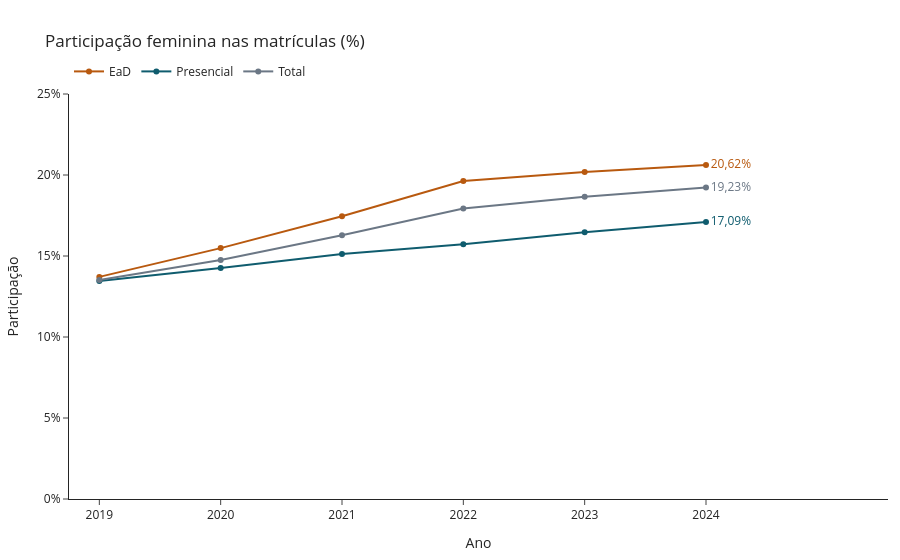

The cell this chart's notebook holds for it:
### Markdown cell above
## 4. RQ3 — Participação feminina por modalidade

### Code cell
r3 = analysis.rq3(df); display(r3.round(2))
viz.plotly_rq3(r3, SINT).show()

### Figure 1 — Plotly figure (JSON) as saved in the notebook; plotly's stock layout.template omitted (floating-point values rounded to 4 significant figures)
{"data": [{"hovertemplate": "%{x}: %{hovertext}", "hovertext": ["13,71%", "15,49%", "17,46%", "19,63%", "20,19%", "20,62%"], "line": {"color": "#b8590f"}, "mode": "lines+markers+text", "name": "EaD", "text": ["", "", "", "", "", "20,62%"], "textfont": {"color": "#b8590f"}, "textposition": "middle right", "x": [2019, 2020, 2021, 2022, 2023, 2024], "y": [13.71, 15.49, 17.46, 19.63, 20.19, 20.62], "type": "scatter"}, {"hovertemplate": "%{x}: %{hovertext}", "hovertext": ["13,45%", "14,26%", "15,12%", "15,72%", "16,46%", "17,09%"], "line": {"color": "#0f5c6e"}, "mode": "lines+markers+text", "name": "Presencial", "text": ["", "", "", "", "", "17,09%"], "textfont": {"color": "#0f5c6e"}, "textposition": "middle right", "x": [2019, 2020, 2021, 2022, 2023, 2024], "y": [13.45, 14.26, 15.12, 15.72, 16.46, 17.09], "type": "scatter"}, {"hovertemplate": "%{x}: %{hovertext}", "hovertext": ["13,53%", "14,75%", "16,28%", "17,93%", "18,66%", "19,23%"], "line": {"color": "#6b7785"}, "mode": "lines+markers+text", "name": "Total", "text": ["", "", "", "", "", "19,23%"], "textfont": {"color": "#6b7785"}, "textposition": "middle right", "x": [2019, 2020, 2021, 2022, 2023, 2024], "y": [13.53, 14.75, 16.28, 17.93, 18.66, 19.23], "type": "scatter"}], "layout": {"margin": {"l": 48, "r": 12, "t": 94, "b": 50}, "yaxis": {"range": [0, 25], "title": {"text": "Participação"}, "dtick": 5, "ticksuffix": "%"}, "xaxis": {"tickvals": [2019, 2020, 2021, 2022, 2023, 2024], "title": {"text": "Ano"}, "range": [2019.0, 2026.0]}, "legend": {"orientation": "h", "yanchor": "bottom", "y": 1.02}, "title": {"text": "Participação feminina nas matrículas (%)"}, "separators": ",."}}
